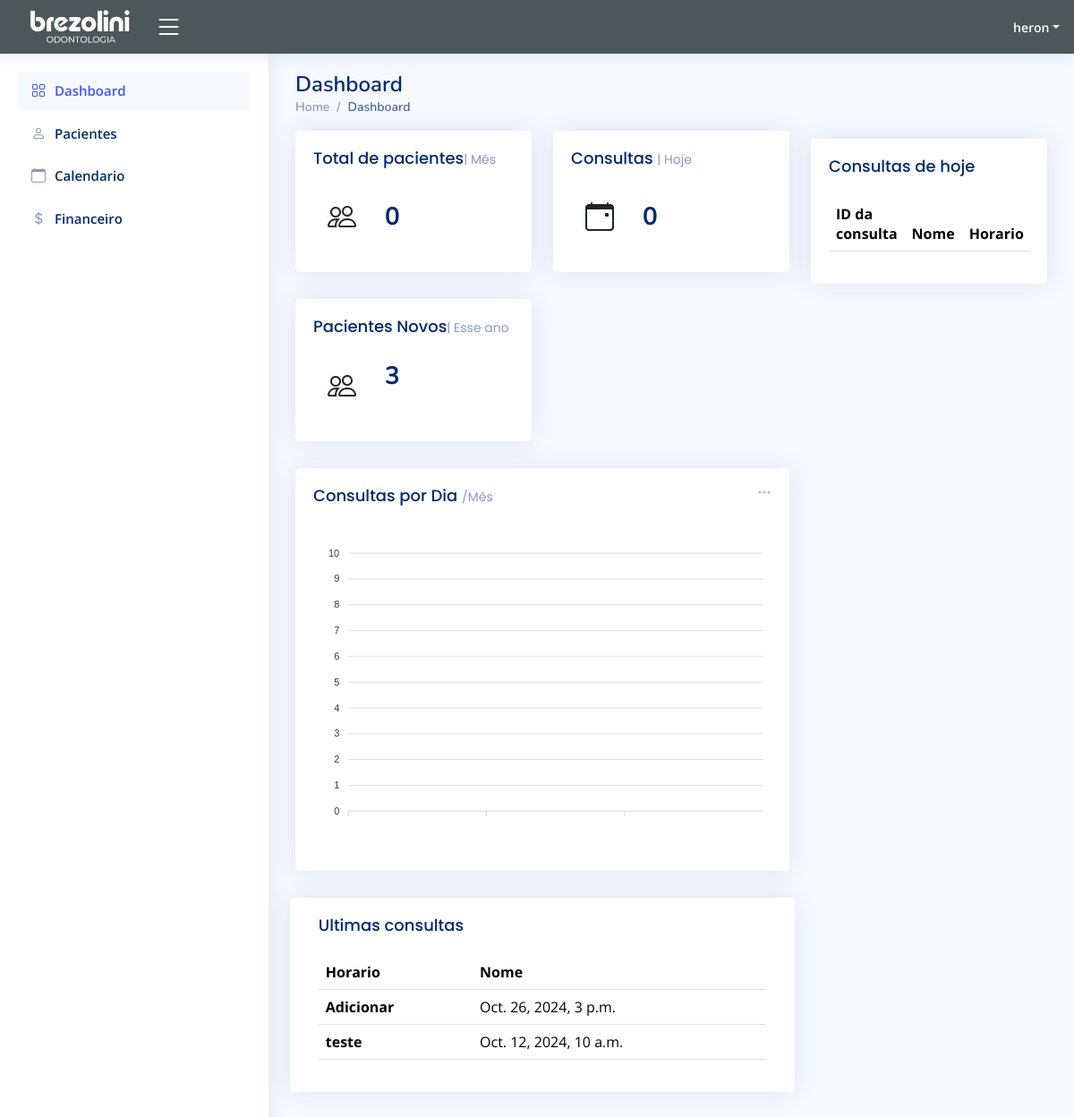
The app's page /index (signed in), older data.
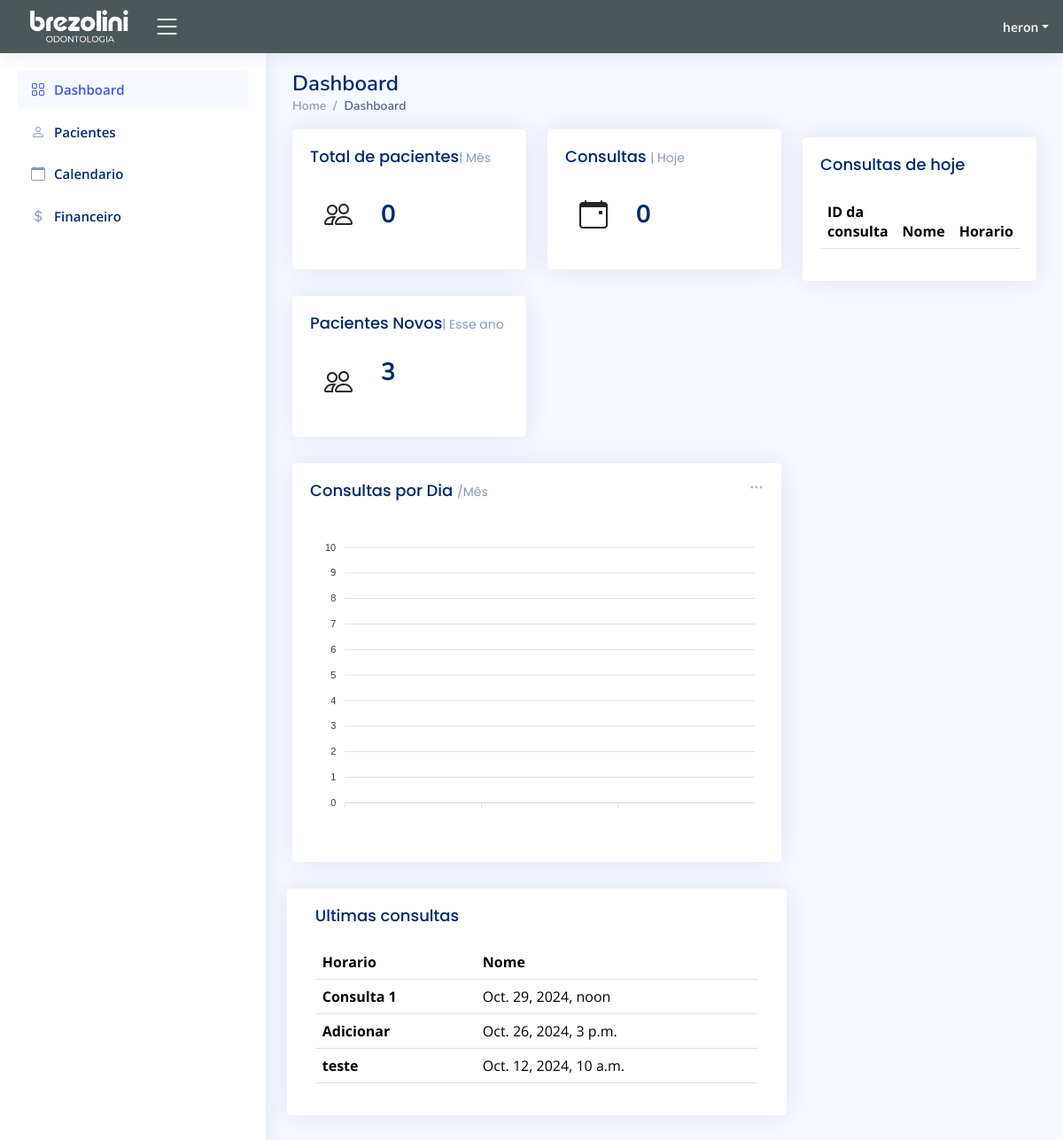
The same page, newer data.
### app/models.py (models this page shows, shortened)
class EventAbstract(models.Model):
    is_active = models.BooleanField(default=True)
    is_deleted = models.BooleanField(default=False)
    created_at = models.DateTimeField(auto_now_add=True)
    updated_at = models.DateTimeField(auto_now=True)
    class Meta:
        abstract = True

class Event(EventAbstract):
    user = models.ForeignKey(User, on_delete=models.CASCADE, related_name="events")
    title = models.CharField(max_length=200)
    description = models.TextField()
    start_time = models.DateTimeField()
    end_time = models.DateTimeField()
    paciente = models.ForeignKey(Paciente, on_delete=models.CASCADE, related_name="events", blank=True, null=True)
    objects = EventManager()

### app/views.py (the view)
# urls.py: path("", views.index, name="index"),
@login_required(login_url="/")
def index(request):
    agora = timezone.now()
    eventos_futuros = Event.objects.filter(start_time__gt=agora).order_by('start_time')
    pacientes = Paciente.objects.all()
    inicio_do_dia = agora.replace(hour=0, minute=0, second=0, microsecond=0)
    fim_do_dia = agora.replace(hour=23, minute=59, second=59, microsecond=999999)
    ano_atual = agora.year
    mes_atual = agora.month
    eventos_hoje = Event.objects.filter(start_time__range=(inicio_do_dia, fim_do_dia)).order_by('start_time')
    pacientes_ano_atual = Paciente.objects.filter(Data_cadastro__year=ano_atual)
    total_pacientes_ano_atual = pacientes_ano_atual.count()
    pacientes_mes_atual = Paciente.objects.filter(Data_cadastro__year=ano_atual, Data_cadastro__month=mes_atual)
    total_pacientes_mes_atual = pacientes_mes_atual.count()
    inicio_do_dia = agora.replace(hour=0, minute=0, second=0, microsecond=0)
    fim_do_dia = agora.replace(hour=23, minute=59, second=59, microsecond=999999)
    consultas_dia_atual = Event.objects.filter(start_time__range=(inicio_do_dia, fim_do_dia))
    total_consultas_dia_atual = consultas_dia_atual.count()
    ultimos_eventos = Event.objects.filter(start_time__lt=agora).order_by('-start_time')[:10]
    start_of_month = agora.replace(day=1, hour=0, minute=0, second=0, microsecond=0)
    end_of_month = (start_of_month + timezone.timedelta(days=31)).replace(day=1) - timezone.timedelta(seconds=1)
    consultas_por_dia = Event.objects.filter(start_time__range=(start_of_month, end_of_month)) \
                                       .annotate(data=TruncDay('start_time')) \
                                       .values('data') \
                                       .annotate(total=Count('id')) \
                                       .order_by('data')
    dias = [item['data'].strftime('%Y-%m-%d') for item in consultas_por_dia]
    total_consultas = [item['total'] for item in consultas_por_dia]
    context = {
        'eventos_futuros': eventos_futuros,
        'pacientes': pacientes,
        'total_pacientes_ano_atual': total_pacientes_ano_atual,
        'total_pacientes_mes_atual': total_pacientes_mes_atual,
        'total_consultas_dia_atual': total_consultas_dia_atual,
        'eventos_hoje': eventos_hoje,
        'ultimos_eventos':ultimos_eventos,
        'dias': dias,
        'total_consultas': total_consultas,
    }
    return render(request, 'frontend/index.html', context)

### app/templates/frontend/index.html (shortened to what the changed rows need)
<html lang="en">
{% load static %}
<head>
  <link href="{% static "vendor/bootstrap/css/bootstrap.min.css" %}" rel="stylesheet">
  <link href="{% static "vendor/bootstrap-icons/bootstrap-icons.css" %}" rel="stylesheet">
  <link href="{% static "vendor/boxicons/css/boxicons.min.css" %}" rel="stylesheet">
  <link href="{% static "vendor/quill/quill.snow.css" %}" rel="stylesheet">
  <link href="{% static "vendor/quill/quill.bubble.css" %}" rel="stylesheet">
  <link href="{% static "vendor/remixicon/remixicon.css" %}" rel="stylesheet">
  <link href="{% static "vendor/simple-datatables/style.css" %}" rel="stylesheet">
  <link href="{% static "css/style.css" %}" rel="stylesheet">
</head>
<body>
  <main id="main" class="main" backgor>
    <div class="pagetitle">
      <h1>Dashboard</h1>
    </div>
    <section class="section dashboard">
      <div class="row">
        <div class="col-lg-8">
          <div class="row">
            <div style="width: 98%; margin-left: 1%;" class="card">
              <div class="card-body">
                <table class="table">
                  <thead>
                    <tr>
                      <th scope="col">Horario</th>
                      <th scope="col">Nome</th>
                    </tr>
                  </thead>
                  <tbody>
                    {% for event in ultimos_eventos %}
                    <tr>
                      <th scope="row">{{ event.title }}</th>
                      <td>{{ event.start_time }}</td>
                    </tr>
                    {% endfor %}
                  </tbody>
                </table>
              </div>
            </div>
          </div>
        </div>
        <div class="col-lg-4">
          <div style="margin-top: -4%;" class="card">
            <div class="card-body">
              <table class="table">
                <thead>
                  <tr>
                    <th scope="col">ID da consulta</th>
                    <th scope="col">Nome</th>
                    <th scope="col">Horario</th>
                  </tr>
                </thead>
              </table>
            </div>
          </div>
          </div>
      </div>
    </section>
  </main>
</body>
</html>

Row changes from the older to the newer data that the page shows:
added Event: title "Consulta 1", start_time "Oct. 29, 2024, noon"
